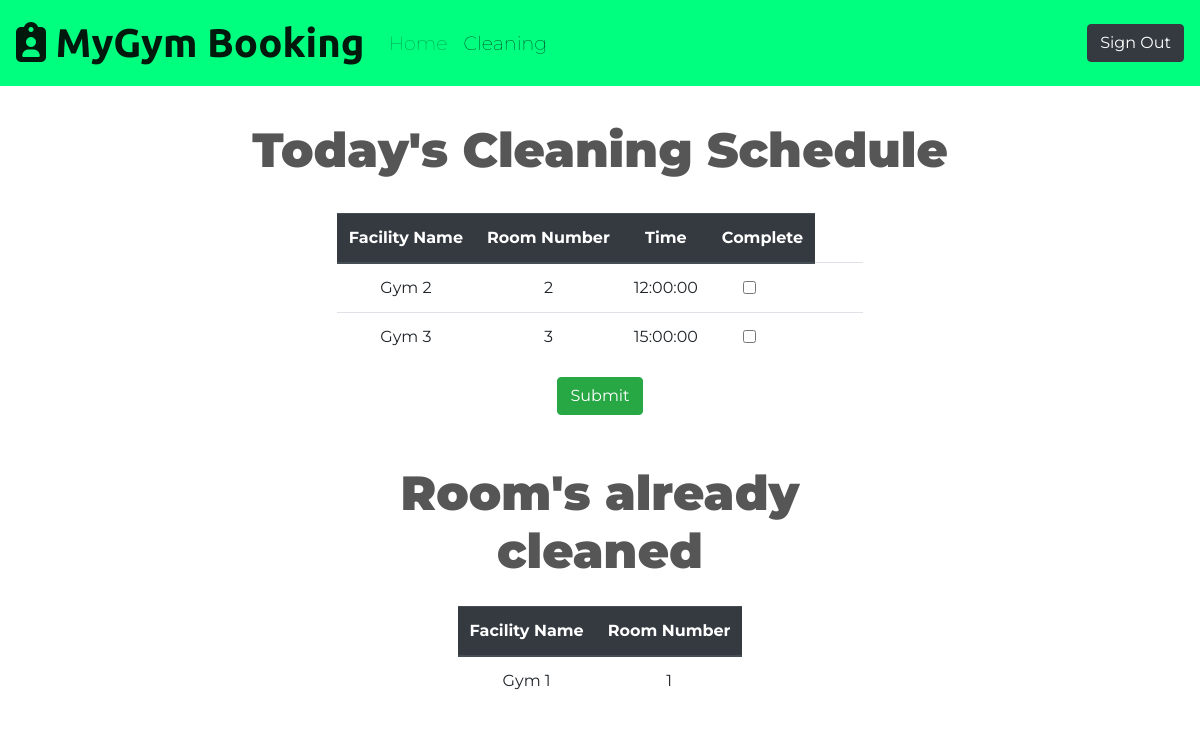
The app's page /janitor-schedule.php (signed in) with its own data.
### tables this page shows
CREATE TABLE `shift` (
  `ShiftID` int(11) NOT NULL,
  `SSN` int(10) NOT NULL,
  `Date` date NOT NULL,
  `StartTime` time NOT NULL,
  `EndTime` time NOT NULL,
  `RoomNum` int(11) NOT NULL
);

CREATE TABLE `facility` (
  `RoomNum` int(10) NOT NULL,
  `MaxOccupancy` int(10) NOT NULL,
  `Cleaned` tinyint(1) NOT NULL,
  `FacilityName` varchar(200) NOT NULL
);

### janitor-schedule.php (the view, shortened to what this page needs)
<!DOCTYPE html>
<html lang="en" dir="ltr">
<?php
  require 'config/db.php';
  $janitorSSN = $username = $_SESSION["Account"]["SSN"];
  $readQuery = "SELECT s.SSN, s.Date, s.StartTime, f.FacilityName, f.RoomNum, f.Cleaned FROM `shift` as s, `facility` as f WHERE s.RoomNum = f.RoomNum AND SSN = '$janitorSSN' AND DATE(Date) = CURDATE() ORDER BY StartTime ASC;";
  if (!$fetchedresult = mysqli_query($connection, $readQuery))
  {
    exit("An error occured while fetching the shifts");
  }
  $cleanedRooms = "SELECT `FacilityName`, `RoomNum`, `Cleaned` FROM `facility`";
  if (!$cleanedResult = mysqli_query($connection, $cleanedRooms))
  {
    exit("An error occured while fetching the shifts");
  }
?>
<head>
  <link rel="stylesheet" href="https://cdn.jsdelivr.net/npm/bootstrap@4.6.1/dist/css/bootstrap.min.css">
  <link rel="stylesheet" href="css/styles.css">
</head>
<body>
  <section id="nav">
      <nav class="navbar navbar-expand-md navbar-light">
        <a class="navbar-brand" href="#">
          <i class="fa-solid fa-clipboard-user fa-1x"></i>
          MyGym Booking
        </a>
        <div class="collapse navbar-collapse" id="navbarNavAltMarkup">
          <div class="navbar-nav">
            <a class="nav-item nav-link" href="janitor-home.php">Home</a>
            <a class="nav-item nav-link active" href="#">Cleaning <span class="sr-only">(current)</span></a>
          </div>
        </div>
        <div class="login">
          <a href="login.php" class="login btn btn-dark" type="button">Sign Out</a>
        </div>
      </nav>
  </section>
  <section id="about">
    <div class="welcome row">
      <div class="col col-lg-12">
        <h1>Today's Cleaning Schedule</h1>
      </div>
      <div class="schedule row">
      <form action = "#" method = "post">
        <table class="table">
          <thead class="thead-dark">
            <tr>
              <th scope="col">Facility Name</th>
              <th scope="col">Room Number</th>
              <th scope="col">Time</th>
              <th scope="col">Complete</th>
            </tr>
          </thead>
          <tbody>
            <?php while($janitor_shift = mysqli_fetch_assoc($fetchedresult)): ?>
            <?php if (!$janitor_shift["Cleaned"]):?>
            <tr>
              <td> <?php echo $janitor_shift['FacilityName']; ?></td>
              <td> <?php echo $janitor_shift['RoomNum']; ?></td>
              <td> <?php echo $janitor_shift['StartTime']; ?></td>
              <td> <input name = 'updateButton[]' class="form-check-input" type = "checkbox" value = <?php echo isset($janitor_shift['RoomNum']) ? ($janitor_shift['RoomNum']) : ""?> > </td>
              <td> </td>
              <td> </td>
            </tr>
            <?php endif?>
            <?php endwhile;?>
          </tbody>
        </table>
        <tr> <input type="submit" class="btn btn-success" name="addButton" value = "Submit"></input> </tr>
        </form>
      </div>
      <div class="welcome row">
      <div class="col col-lg-12">
      <h1>Room's already cleaned</h1>
      </div>
      <div class="schedule row">
      <form action = "#" method = "post">
        <table class="table">
          <thead class="thead-dark">
            <tr>
              <th scope="col">Facility Name</th>
              <th scope="col">Room Number</th>
            </tr>
          </thead>
          <tbody>
          <?php while($janitor_shift = mysqli_fetch_assoc($cleanedResult)): ?>
            <?php if ($janitor_shift["Cleaned"]):?>
            <tr>
              <td> <?php echo $janitor_shift['FacilityName']; ?></td>
              <td> <?php echo $janitor_shift['RoomNum']; ?></td>
            </tr>
            <?php endif?>
            <?php endwhile;?>
          </tbody>
        </table>
        </form>
      </div>
  </section>
</body>
</html>

### css/styles.css (style rules this page uses)
#nav { background-color: #00FF7F; color: white; }
.navbar-brand { font-family: 'Ubuntu', sans-serif; font-size: 2.5rem; font-weight: bold; }
.nav-link { font-size: 1.2rem; font-family:'Montserrat', sans-serif; font-weight: lighter; }
.nav-item { padding: 0 18px; color: #8f8f8f; }
.active { color: white; }
.login { display:flex; justify-content: flex-end; }
.welcome, .schedule, .data-table { display: flex; text-align: center; padding: 3% 15%; justify-content: center; }
.row { margin:0; justify-content: center; }
body { font-family: 'Montserrat', sans-serif; font-weight: normal; color: #565656; }
h1 { font-family: 'Montserrat', sans-serif; font-weight: 900; font-size: 3.0rem; }

### records on screen
shift: RoomNum.FacilityName "Gym 2", RoomNum.RoomNum "2", StartTime "12:00:00"
shift: RoomNum.FacilityName "Gym 3", RoomNum.RoomNum "3", StartTime "15:00:00"
facility: FacilityName "Gym 1", RoomNum "1"
